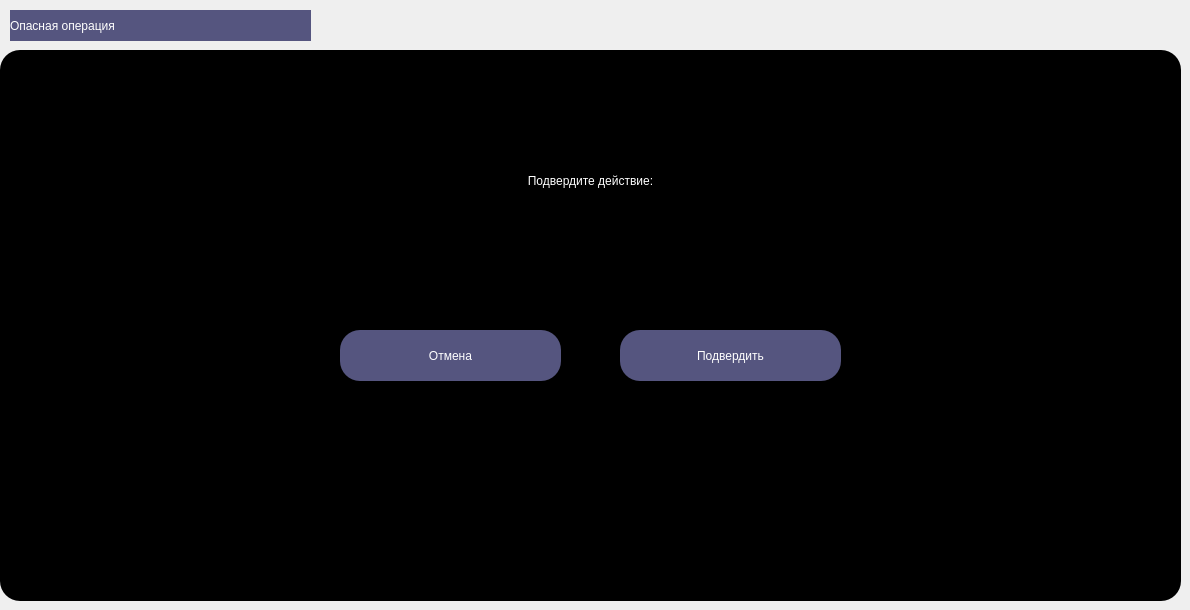
    <widget class="QWidget" name="DialogTab">
     <widget class="QFrame" name="DLG_Container">
      <property name="geometry">
       <rect>
        <x>0</x>
        <y>50</y>
        <width>1181</width>
        <height>551</height>
       </rect>
      </property>
      <property name="styleSheet">
       <string notr="true">background-color: rgb(0, 0, 0);
border-radius: 20px;</string>
      </property>
      <property name="frameShape">
       <enum>QFrame::StyledPanel</enum>
      </property>
      <property name="frameShadow">
       <enum>QFrame::Raised</enum>
      </property>
      <widget class="QLabel" name="DLG_TextLabel">
       <property name="geometry">
        <rect>
         <x>420</x>
         <y>110</y>
         <width>341</width>
         <height>41</height>
        </rect>
       </property>
       <property name="styleSheet">
        <string notr="true">font: 63 12pt &quot;Yu Gothic UI Semibold&quot;;
background-color: rgb(0, 0, 0);
color: rgb(255, 255, 255);</string>
       </property>
       <property name="text">
        <string>Подвердите действие:</string>
       </property>
       <property name="alignment">
        <set>Qt::AlignCenter</set>
       </property>
      </widget>
      <widget class="QPushButton" name="DLG_AcceptButton">
       <property name="geometry">
        <rect>
         <x>620</x>
         <y>280</y>
         <width>221</width>
         <height>51</height>
        </rect>
       </property>
       <property name="styleSheet">
        <string notr="true">font: 63 10pt &quot;Yu Gothic UI Semibold&quot;;
background-color: rgb(85, 85, 127);
color: rgb(255, 255, 255);
border-radius: 20px;</string>
       </property>
       <property name="text">
        <string>Подвердить</string>
       </property>
      </widget>
      <widget class="QPushButton" name="DLG_CancelButton">
       <property name="geometry">
        <rect>
         <x>340</x>
         <y>280</y>
         <width>221</width>
         <height>51</height>
        </rect>
       </property>
       <property name="styleSheet">
        <string notr="true">font: 63 10pt &quot;Yu Gothic UI Semibold&quot;;
background-color: rgb(85, 85, 127);
color: rgb(255, 255, 255);
border-radius: 20px;</string>
       </property>
       <property name="text">
        <string>Отмена</string>
       </property>
      </widget>
      <widget class="QLabel" name="DLG_DetailsLabel">
       <property name="geometry">
        <rect>
         <x>40</x>
         <y>170</y>
         <width>1081</width>
         <height>41</height>
        </rect>
       </property>
       <property name="styleSheet">
        <string notr="true">font: 63 10pt &quot;Yu Gothic UI Semibold&quot;;
background-color: rgb(0, 0, 0);
color: rgb(255, 255, 255);</string>
       </property>
       <property name="text">
        <string/>
       </property>
       <property name="alignment">
        <set>Qt::AlignCenter</set>
       </property>
      </widget>
     </widget>
     <widget class="QLabel" name="DLG_TabLabel">
      <property name="geometry">
       <rect>
        <x>10</x>
        <y>10</y>
        <width>301</width>
        <height>31</height>
       </rect>
      </property>
      <property name="styleSheet">
       <string notr="true">font: 63 12pt &quot;Yu Gothic UI Semibold&quot;;
background-color: rgb(85, 85, 127);
color: rgb(255, 255, 255);</string>
      </property>
      <property name="text">
       <string>Опасная операция</string>
      </property>
     </widget>
    </widget>
